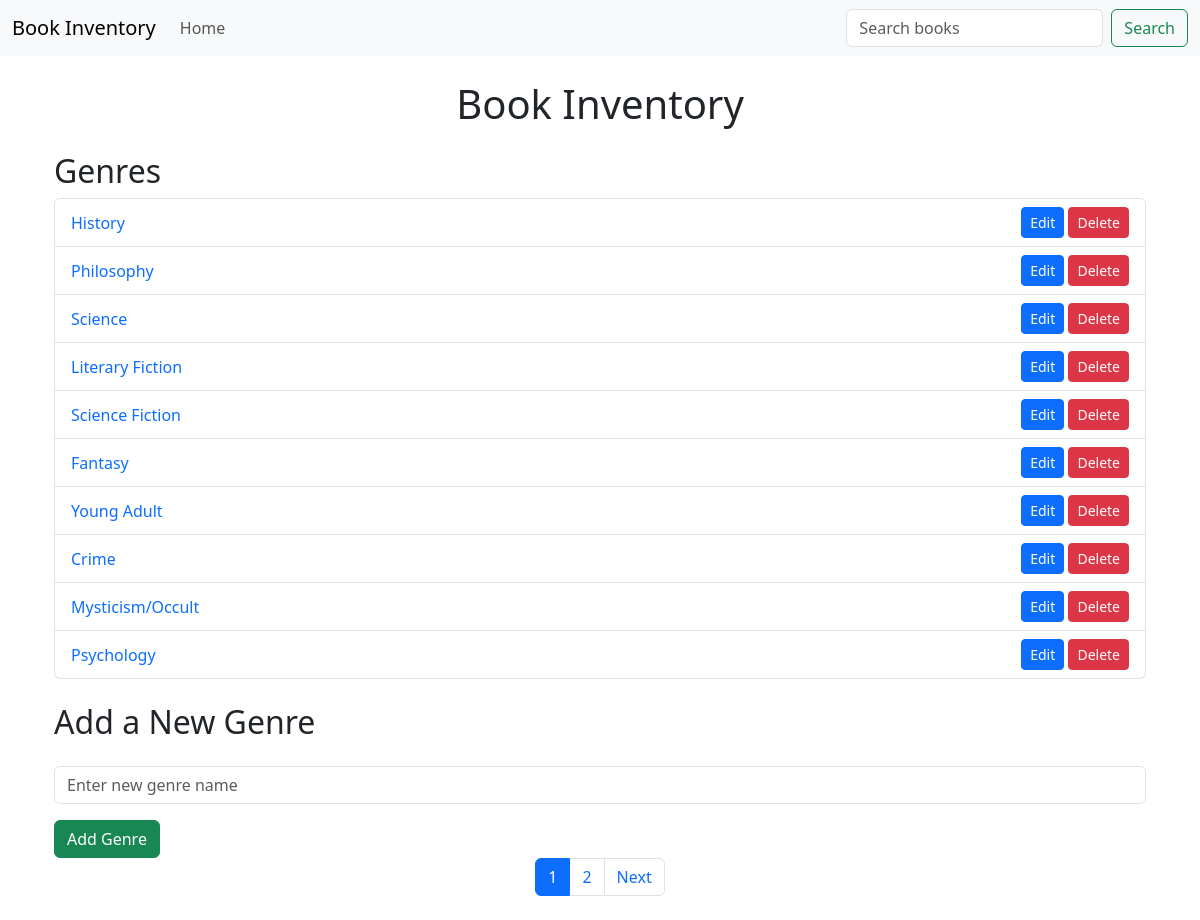
Before: / with the older database file.
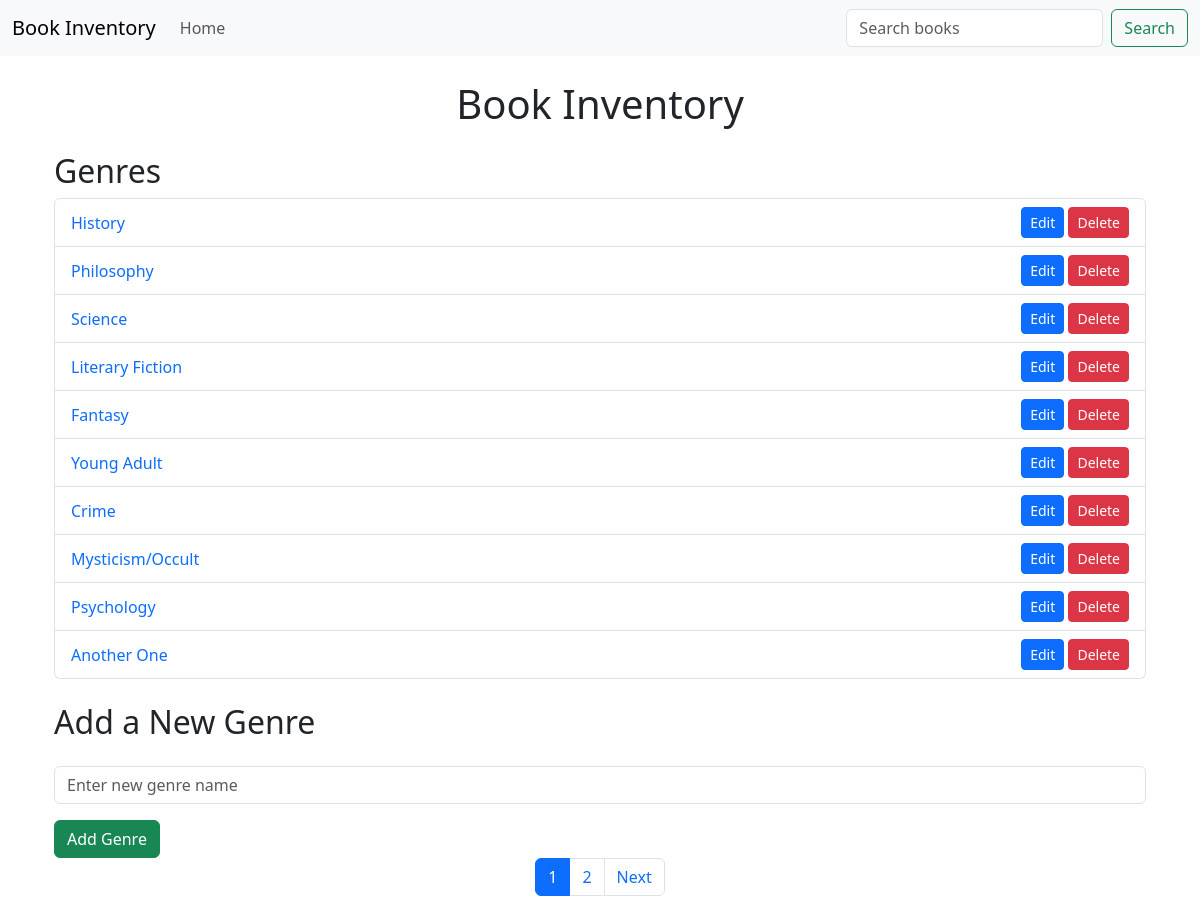
After: the same page with the newer database file.
### models/book.py (models this page shows)
class Genre(db.Model):
    __tablename__ = 'genres'
    id = db.Column(db.Integer, primary_key=True)
    name = db.Column(db.String(100), unique=True, nullable=False)
    books = db.relationship('Book', backref='genre',
                            cascade="all, delete-orphan", lazy=True)

### app.py (the view)
@app.route('/')
def index():
    page = request.args.get('page', 1, type=int)
    genres = Genre.query.paginate(page=page, per_page=10)
    return render_template('home.html', genres=genres)

### templates/home.html (shortened to what this page needs)
{%extends 'layout.html'%} {%block body %}
<div class="container my-4">
  <h1 class="text-center mb-4">Book Inventory</h1>
  <h2>Genres</h2>
  <ul class="list-group mb-4">
    {% for genre in genres %}
    <li
      class="list-group-item d-flex justify-content-between align-items-center"
    >
      <div>
        <a
          href="{{ url_for('view_genre', genre_name=genre.name.replace(' ', '-')) }}"
          class="text-decoration-none"
        >
          {{ genre.name }}
        </a>
      </div>
      <div>
        <a
          href="{{ url_for('edit_genre', genre_id=genre.id) }}"
          class="btn btn-sm btn-primary"
          >Edit</a
        >
        <form
          action="{{ url_for('delete_genre', genre_id=genre.id) }}"
          method="POST"
          style="display: inline"
        >
          <button
            type="submit"
            class="btn btn-sm btn-danger"
            onclick="return confirm('Are you sure you want to delete this genre?');"
          >
            Delete
          </button>
        </form>
      </div>
    </li>
    {% endfor %}
  </ul>
  <h2 class="my-4">Add a New Genre</h2>
  <form
    action="{{ url_for('add_genre') }}"
    method="POST"
    class="needs-validation"
    novalidate
  >
    <div class="mb-3">
      <input
        type="text"
        name="name"
        class="form-control"
        placeholder="Enter new genre name"
        required
      />
    </div>
    <button type="submit" class="btn btn-success">Add Genre</button>
  </form>
  <nav aria-label="Page navigation">
    <ul class="pagination justify-content-center">
      {% for page_num in genres.iter_pages(left_edge=1, right_edge=1, left_current=2, right_current=2) %}
      {% if page_num %}
      <li class="page-item {% if page_num == genres.page %}active{% endif %}">
        <a class="page-link" href="{{ url_for('index', page=page_num) }}">{{ page_num }}</a>
      </li>
      {% else %}
      <li class="page-item disabled"><span class="page-link">...</span></li>
      {% endif %}
      {% endfor %}
      {% if genres.has_next %}
      <li class="page-item">
        <a class="page-link" href="{{ url_for('index', page=genres.next_num) }}">Next</a>
      </li>
      {% endif %}
    </ul>
  </nav>
</div>
</div>
{% endblock%}

Changed rows visible on the page:
removed Genre: name "Science Fiction"
now on this page (row unchanged): Genre: name "Another One"
